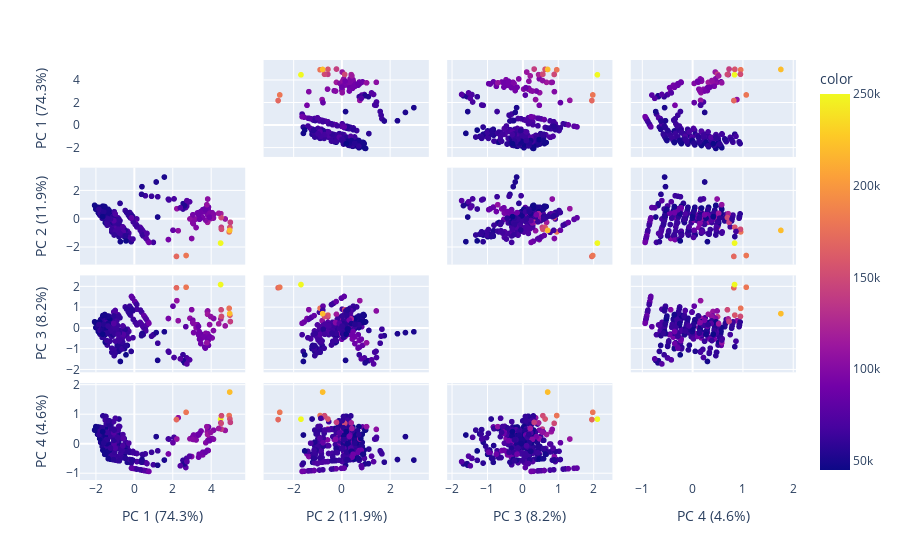

The notebook cell this image was saved under:
### Code cell
import plotly.express as px
from sklearn.decomposition import PCA


features = ['Position', 'DateofHire', 'Department', 'ManagerName', 'SpecialProjectsCount']

pca = PCA()
components = pca.fit_transform(dt_std[features])
labels = {
    str(i): f"PC {i+1} ({var:.1f}%)"
    for i, var in enumerate(pca.explained_variance_ratio_ * 100)
}

fig = px.scatter_matrix(
    components,
    labels=labels,
    dimensions=range(4),
    color=dt_std["Salary"]
)
fig.update_traces(diagonal_visible=False)
fig.show()

### Figure 1 — Plotly figure (JSON) as saved in the notebook; plotly's stock layout.template omitted (floating-point values rounded to 4 significant figures; data arrays with more than 128 entries replaced by an {"elided": "..."} marker saying what was removed)
{"data": [{"diagonal": {"visible": false}, "dimensions": [{"axis": {"matches": true}, "label": "PC 1 (74.3%)", "values": {"elided": "311 float values"}}, {"axis": {"matches": true}, "label": "PC 2 (11.9%)", "values": {"elided": "311 float values"}}, {"axis": {"matches": true}, "label": "PC 3 (8.2%)", "values": {"elided": "311 float values"}}, {"axis": {"matches": true}, "label": "PC 4 (4.6%)", "values": {"elided": "311 float values"}}], "hovertemplate": "%{xaxis.title.text}=%{x}<br>%{yaxis.title.text}=%{y}<br>color=%{marker.color}<extra></extra>", "legendgroup": "", "marker": {"color": {"elided": "311 int values"}, "coloraxis": "coloraxis", "symbol": "circle"}, "name": "", "showlegend": false, "type": "splom"}], "layout": {"coloraxis": {"colorbar": {"title": {"text": "color"}}, "colorscale": [[0, "#0d0887"], [0.1111, "#46039f"], [0.2222, "#7201a8"], [0.3333, "#9c179e"], [0.4444, "#bd3786"], [0.5556, "#d8576b"], [0.6667, "#ed7953"], [0.7778, "#fb9f3a"], [0.8889, "#fdca26"], [1, "#f0f921"]]}, "dragmode": "select", "legend": {"tracegroupgap": 0}, "margin": {"t": 60}}}
